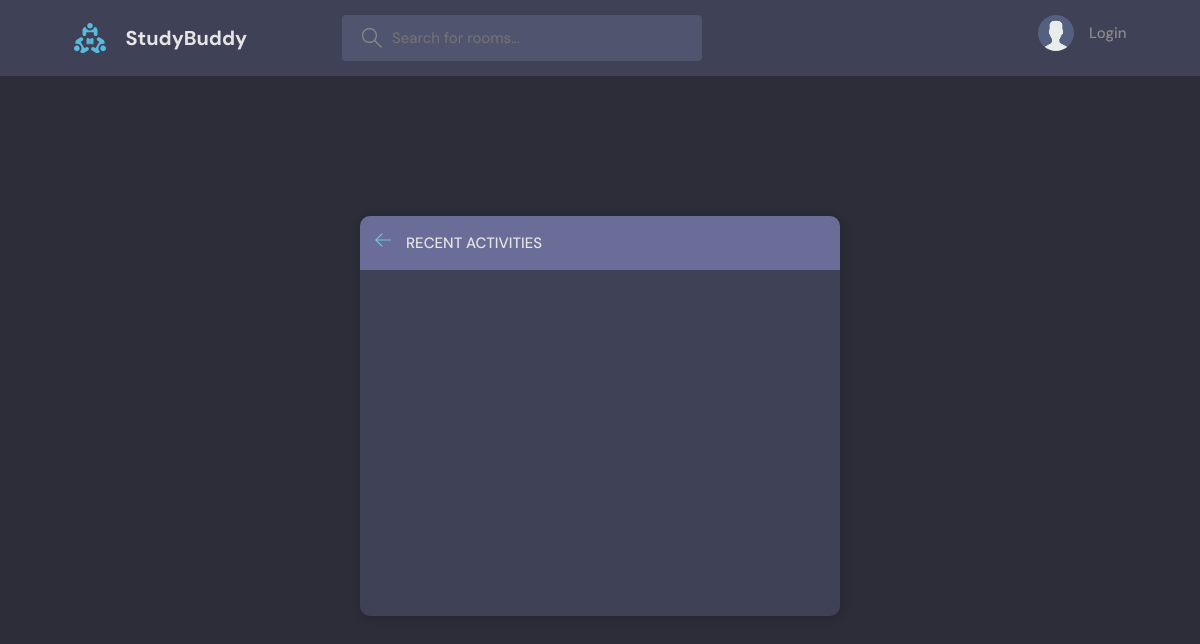
/browse-activities/, run on an earlier commit of the app's database.
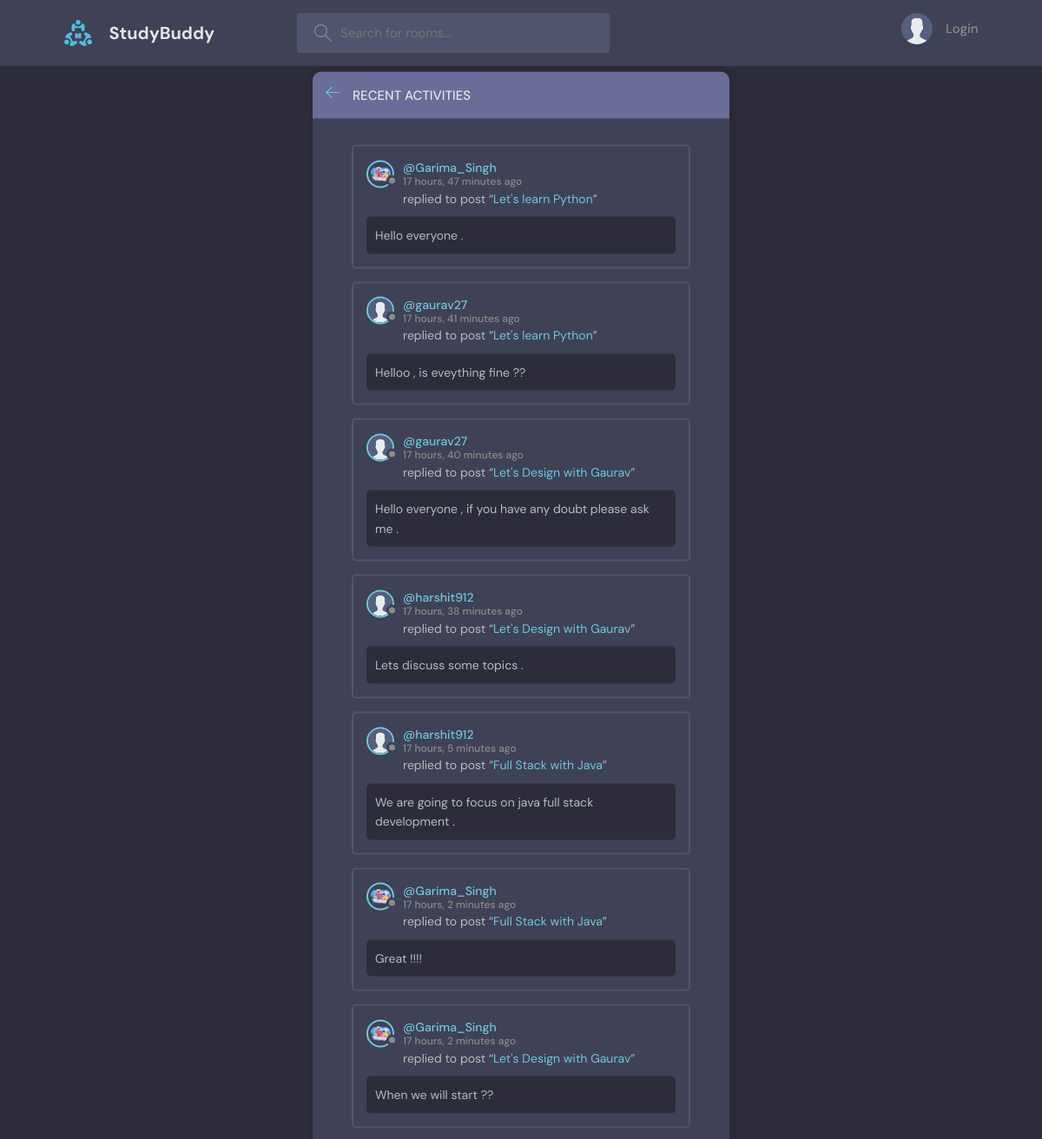
And on a later commit of the database.
### base/models.py (models this page shows, shortened)
class Message(models.Model) :
    user = models.ForeignKey(User,on_delete=models.CASCADE)
    room=models.ForeignKey(Room, on_delete=models.CASCADE)
    body = models.TextField()
    updated = models.DateTimeField(auto_now = True)
    created = models.DateTimeField(auto_now_add=True)

class User(AbstractUser) :
    full_name=models.CharField(max_length=250,null=True)   # with null=True , we can store null value but can not leave it blank
    username = models.CharField(max_length=200 , unique=True,null=True)
    email = models.EmailField(unique=True,null=True)
    bio = models.TextField(null=True,blank=True)
    avatar = models.ImageField(null=True , default='avatar.svg')
    USERNAME_FIELD = 'email'        # Users log in with email.
    REQUIRED_FIELDS = ['username']      # Username is still required during registration.
    def __str__(self):
        return self.username  # Ensures username is returned instead of email
    ''' When USERNAME_FIELD = 'email', Django’s authentication system expects the email for login.
        If you print request.user in the frontend, it might show the email because Django’s default __str__ method might be using USERNAME_FIELD.
        Explicitly defining __str__ to return self.username fixes this issue. '''

class Room(models.Model):
    host = models.ForeignKey(User, on_delete=models.CASCADE,null=True)
    topic = models.ForeignKey(Topic, on_delete=models.SET_NULL,null=True) # SET_NULL will set the topic field to NULL in database if Parent topic is deleted or topic gets deleted from Topic Model
    name = models.CharField(max_length=200)
    description = models.TextField(null=True , blank= True)
    participants = models.ManyToManyField(User,related_name='participants',blank=True)  # null=True , null has no effect on many to many
    updated = models.DateTimeField(auto_now = True)
    created = models.DateTimeField(auto_now_add=True)
    class Meta :
        ordering = ['-created']

### base/views.py (the view)
# urls.py: path('browse-activities/',views.activitiesPage,name='activities'),
def activitiesPage(request):
    q=request.GET.get('q') if request.GET.get('q')!= None else ""
    activity_messages=Message.objects.filter(Q(room__topic__name__icontains=q) | Q(user__username__icontains=q))
    context={'activity_messages':activity_messages}
    return render(request,'base/activity.html',context)

### base/templates/base/activity.html (shortened to what this page needs)
{% extends "base.html" %} {% block content %}
<main class="layout">
  <div class="container">
    <div class="layout__box">
      <div class="layout__boxHeader">
        <div class="layout__boxTitle">
          <a href="{% url 'home' %}">
            <svg
              version="1.1"
              xmlns="http://www.w3.org/2000/svg"
              width="32"
              height="32"
              viewBox="0 0 32 32"
            >
              <title>arrow-left</title>
              <path
                d="M13.723 2.286l-13.723 13.714 13.719 13.714 1.616-1.611-10.96-10.96h27.625v-2.286h-27.625l10.965-10.965-1.616-1.607z"
              ></path>
            </svg>
          </a>
          <h3>Recent Activities</h3>
        </div>
      </div>
      <div class="activities-page layout__body">
        {% for message in activity_messages %}
        <div class="activities__box">
          <div class="activities__boxHeader roomListRoom__header">
            <a
              href="{% url 'profile' message.user.id %}"
              class="roomListRoom__author"
            >
              <div class="avatar avatar--small">
                <img src="{{message.user.avatar.url}}" />
              </div>
              <p>
                @{{message.user}}
                <span>{{message.created | timesince}} ago</span>
              </p>
            </a>
          </div>
          <div class="activities__boxContent">
            <p>
              replied to post “<a href="{% url 'room' message.room.id %}"
                >{{message.room.name}}</a
              >”
            </p>
            <div class="activities__boxRoomContent">{{message.body}}</div>
          </div>
        </div>
        {% endfor %}
      </div>
    </div>
  </div>
</main>
{% endblock content %}

What changed in the data, as far as the page shows it:
added Message: user.avatar (picture), user "Garima_Singh", created "17 hours, 47 minutes", room.name "Let's learn Python", body "Hello everyone ."
added Message: user.avatar (placeholder picture), user "gaurav27", created "17 hours, 41 minutes", room.name "Let's learn Python", body "Helloo , is eveything fine ??"
added Message: user.avatar (placeholder picture), user "gaurav27", created "17 hours, 40 minutes", room.name "Let's Design with Gaurav", body "Hello everyone , if you have any doubt please ask me ."
added Message: user.avatar (placeholder picture), user "harshit912", created "17 hours, 38 minutes", room.name "Let's Design with Gaurav", body "Lets discuss some topics ."
added Message: user.avatar (placeholder picture), user "harshit912", created "17 hours, 5 minutes", room.name "Full Stack with Java", body "We are going to focus on java full stack development ."
added Message: user.avatar (picture), user "Garima_Singh", created "17 hours, 2 minutes", room.name "Full Stack with Java", body "Great !!!!"
added Message: user.avatar (picture), user "Garima_Singh", created "17 hours, 2 minutes", room.name "Let's Design with Gaurav", body "When we will start ??"
